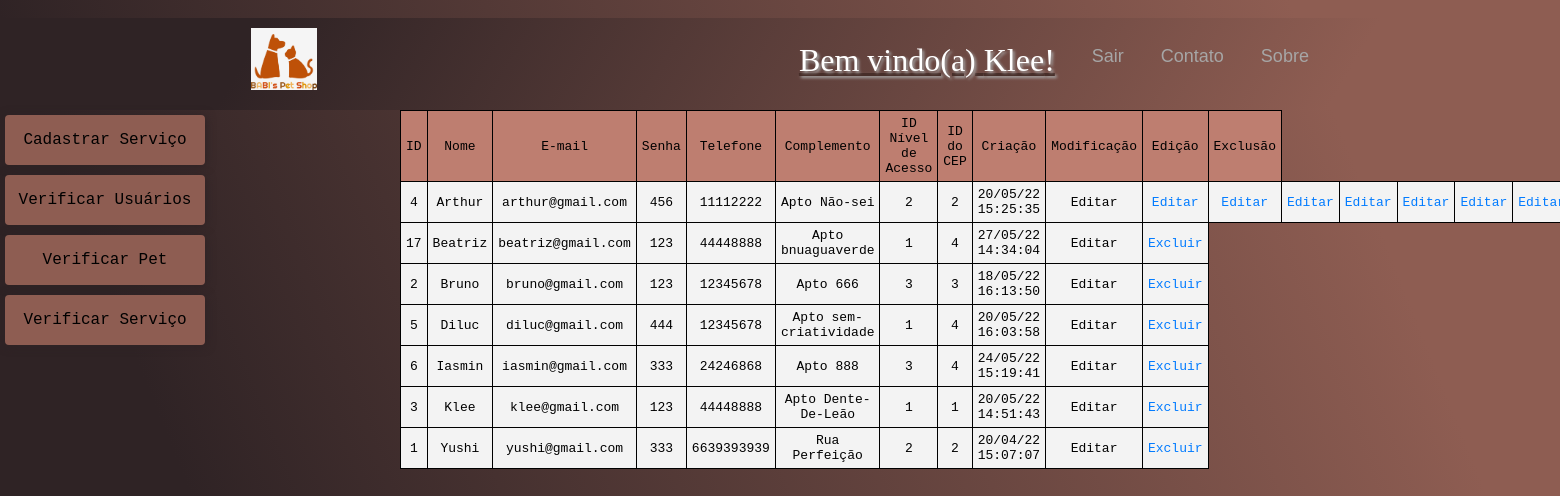
The page /PetShop5/pags/admin.php (signed in) on the database its author committed.
### tables this page shows
CREATE TABLE `usuarios` (
  `id` int(11) NOT NULL,
  `nome` varchar(145) NOT NULL,
  `email` varchar(150) NOT NULL,
  `senha` varchar(20) NOT NULL,
  `telefone` varchar(11) NOT NULL,
  `complemento` varchar(45) NOT NULL,
  `nivel_acesso_id` int(11) NOT NULL,
  `cep_id` int(11) NOT NULL,
  `created` datetime NOT NULL,
  `modified` datetime DEFAULT NULL
);

### PetShop5/pags/admin.php (the view, shortened to what this page needs)
<?php
include_once '../adm/config/conexao.php';
$query_users_b = "SELECT id, nome, email, senha, telefone, complemento, nivel_acesso_id, cep_id, created, modified FROM usuarios ORDER BY nome ASC";
$result_users_a = $conn->prepare($query_users_b);
$result_users_a->execute();
$query_users_bt = "SELECT id, nome, email, senha, telefone, complemento, nivel_acesso_id, cep_id, created, modified FROM usuarios ORDER BY nome ASC";
$result_users_bt = $conn->prepare($query_users_bt);
$result_users_bt->execute();
?>
<!DOCTYPE html>
<html lang="en">
<head>
    <link rel="stylesheet" href="../css/bootstrap.css">
</head>
    <body class="escopo">
    <div>
        <header class="cabecalho">
            <img class="cabecalho_imagem" src="../css/imgs/Logo_SA.png" alt="Logo do pet shop">
            <nav class="cabecalho_menu">
                <div class="cl-log">
                    <?php
                        echo "<h2>Bem vindo(a) ".$_SESSION['nome']."!</h2>";
                    ?>
                </div>
                <a class="cabecalho_menu_item" href="../adm/cadastrar.php">Sair</a>
                <a class="cabecalho_menu_item" href="contato.php">Contato</a>
                <a class="cabecalho_menu_item" href="sobre.php">Sobre</a>
            </nav>
        </header>
        <main class="caixa-botoes">
            <button type="button" class="btn-btn-primary" data-toggle="modal" data-target="#ModalCad1">
                Cadastrar Serviço
            </button>
            <button type="button" class="btn-btn-primary" data-toggle="modal" data-target="#ModalCad2">
                Verificar Usuários
            </button>
            <button type="button" class="btn-btn-primary" data-toggle="modal" data-target="#ModalCad3">
                Verificar Pet
            </button>
            <button type="button" class="btn-btn-primary" data-toggle="modal" data-target="#ModalCad4">
                    Verificar Serviço
            </button>
        </main>
        <table class="table_users table-bordere-dark">
            <tr>
                <td class="table-cel">ID</td>
                <td class="table-cel">Nome</td>
                <td class="table-cel">E-mail</td>
                <td class="table-cel">Senha</td>
                <td class="table-cel">Telefone</td>
                <td class="table-cel">Complemento</td>
                <td class="table-cel">ID Nível de Acesso</td>
                <td class="table-cel">ID do CEP</td>
                <td class="table-cel">Criação</td>
                <td class="table-cel">Modificação</td>
                <td class="table-cel-btex">Edição</td>
                <td class="table-cel-bted">Exclusão</td>
            </tr>
            <?php
                while($row_user_a = $result_users_a->fetch(PDO::FETCH_ASSOC)){
                    extract($row_user_a);
                    echo "<tr><td class='table_content'>$id </td><td class='table_content'>$nome </td><td class='table_content'>$email </td><td class='table_content'>$senha </td><td class='table_content'>$telefone </td><td class='table_content'>$complemento </td><td class='table_content'>$nivel_acesso_id </td><td class='table_content'>$cep_id </td><td class='table_content'>".date('d/m/y H:i:s', strtotime($created))."</td>";
                    echo "<td class='table_content'><a class='table_linkbt'>Editar</a></td>";
                    while($row_user_bt = $result_users_bt->fetch(PDO::FETCH_ASSOC)){
                        echo "<td class='table_content'><a class='table_linkbt' href=''>Editar</a></td>";
                    }
                    echo "<td class='table_content'><a class='table_linkbt' href=''>Excluir</a></td>";
                }
            ?>
        </table>
    </div>
    </body>
    </body>
</html>

### rows shown on the page
usuarios: id "4", nome "Arthur", email "arthur@gmail.com", senha "456", telefone "11112222", complemento "Apto Não-sei", nivel_acesso "2", cep "2", created "20/05/22 15:25:35"
usuarios: id "17", nome "Beatriz", email "beatriz@gmail.com", senha "123", telefone "44448888", complemento "Apto bnuaguaverde", nivel_acesso "1", cep "4", created "27/05/22 14:34:04"
usuarios: id "2", nome "Bruno", email "bruno@gmail.com", senha "123", telefone "12345678", complemento "Apto 666", nivel_acesso "3", cep "3", created "18/05/22 16:13:50"
usuarios: id "5", nome "Diluc", email "diluc@gmail.com", senha "444", telefone "12345678", complemento "Apto sem-criatividade", nivel_acesso "1", cep "4", created "20/05/22 16:03:58"
usuarios: id "6", nome "Iasmin", email "iasmin@gmail.com", senha "333", telefone "24246868", complemento "Apto 888", nivel_acesso "3", cep "4", created "24/05/22 15:19:41"
usuarios: id "3", nome "Klee", email "klee@gmail.com", senha "123", telefone "44448888", complemento "Apto Dente-De-Leão", nivel_acesso "1", cep "1", created "20/05/22 14:51:43"
usuarios: id "1", nome "Yushi", email "yushi@gmail.com", senha "333", telefone "6639393939", complemento "Rua Perfeição", nivel_acesso "2", cep "2", created "20/04/22 15:07:07"

### other values the page prints
$_SESSION['nome'] "Klee"
